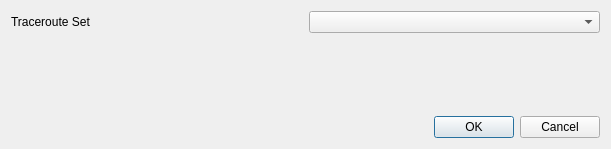
<?xml version="1.0" encoding="UTF-8"?>
<ui version="4.0">
 <class>BatchRunDialog</class>
 <widget class="QDialog" name="BatchRunDialog">
  <property name="geometry">
   <rect>
    <x>0</x>
    <y>0</y>
    <width>611</width>
    <height>149</height>
   </rect>
  </property>
  <property name="windowTitle">
   <string>Traceroute Initiation</string>
  </property>
  <layout class="QVBoxLayout" name="verticalLayout">
   <item>
    <layout class="QHBoxLayout" name="horizontalLayout">
     <item>
      <widget class="QLabel" name="label">
       <property name="text">
        <string>Traceroute Set</string>
       </property>
      </widget>
     </item>
     <item>
      <widget class="QComboBox" name="trSetBox"/>
     </item>
    </layout>
   </item>
   <item>
    <spacer name="verticalSpacer">
     <property name="orientation">
      <enum>Qt::Vertical</enum>
     </property>
     <property name="sizeHint" stdset="0">
      <size>
       <width>17</width>
       <height>373</height>
      </size>
     </property>
    </spacer>
   </item>
   <item>
    <layout class="QHBoxLayout" name="horizontalLayout_3">
     <item>
      <spacer name="horizontalSpacer">
       <property name="orientation">
        <enum>Qt::Horizontal</enum>
       </property>
       <property name="sizeHint" stdset="0">
        <size>
         <width>533</width>
         <height>20</height>
        </size>
       </property>
      </spacer>
     </item>
     <item>
      <widget class="QDialogButtonBox" name="buttonBox">
       <property name="orientation">
        <enum>Qt::Horizontal</enum>
       </property>
       <property name="standardButtons">
        <set>QDialogButtonBox::Cancel|QDialogButtonBox::Ok</set>
       </property>
      </widget>
     </item>
    </layout>
   </item>
  </layout>
 </widget>
 <resources/>
 <connections>
  <connection>
   <sender>buttonBox</sender>
   <signal>accepted()</signal>
   <receiver>BatchRunDialog</receiver>
   <slot>accept()</slot>
   <hints>
    <hint type="sourcelabel">
     <x>248</x>
     <y>254</y>
    </hint>
    <hint type="destinationlabel">
     <x>157</x>
     <y>274</y>
    </hint>
   </hints>
  </connection>
  <connection>
   <sender>buttonBox</sender>
   <signal>rejected()</signal>
   <receiver>BatchRunDialog</receiver>
   <slot>reject()</slot>
   <hints>
    <hint type="sourcelabel">
     <x>316</x>
     <y>260</y>
    </hint>
    <hint type="destinationlabel">
     <x>286</x>
     <y>274</y>
    </hint>
   </hints>
  </connection>
 </connections>
</ui>
